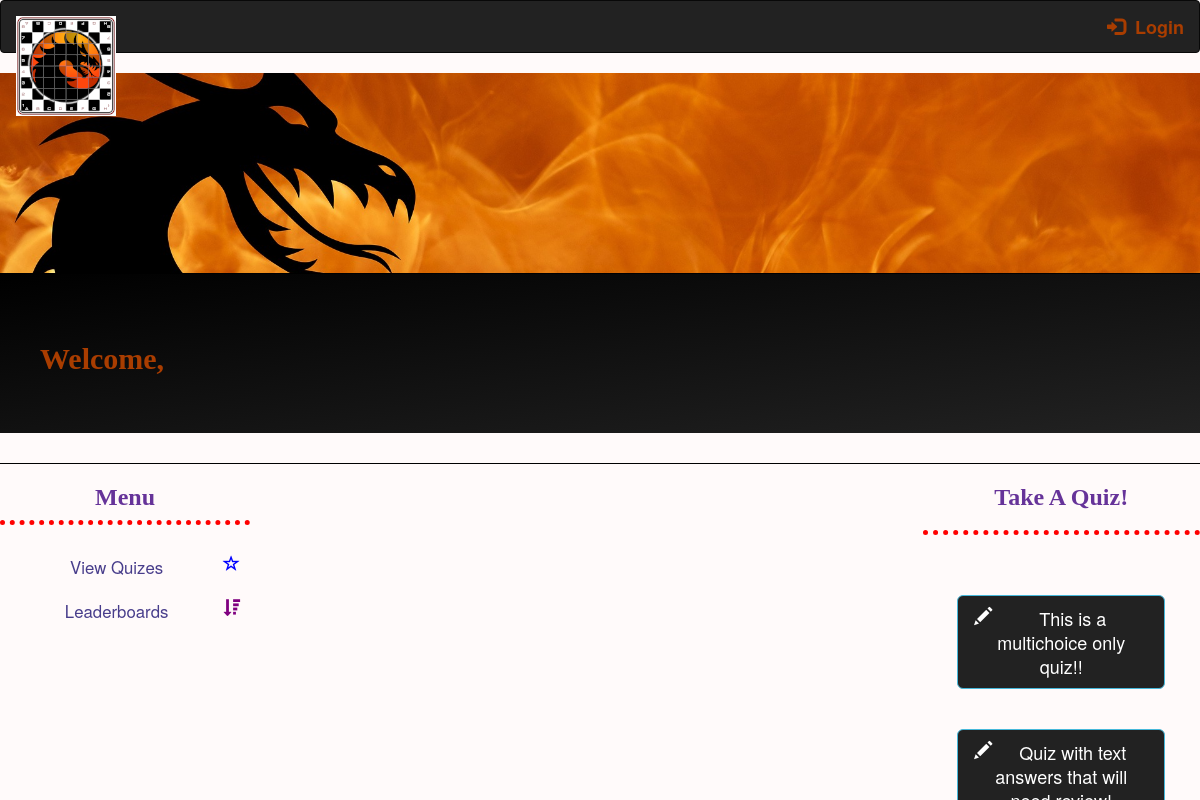
/index, run on the app's committed database.
### app/models.py (models this page shows)
class Qset(db.Model):
    id = db.Column(db.Integer, primary_key=True)
    title = db.Column(db.String(128))
    is_active = db.Column(db.Boolean)

### app/routes.py (the view)
@app.route('/')
@app.route('/index')
def index():
    quizes = Qset.query.filter_by(is_active=True).all()
    return render_template('index.html', title='Home', quizes=quizes)

### app/templates/index.html
{% extends "base.html" %}
{% block content %}
    <div class="jumbotron" id='myTitle'>
        <h2>Welcome, {{ current_user.username }}</h2>
    </div>
    <div id='moreFlames'></div>
    <div class="row">
        <div class="col-sm-3">
            {% include 'side_menu.html' %}
        </div>
        <div class="col-sm-6">
        </div>
        <div class="col-sm-3">
            <nav id='quizBar'>
                <h3 style="text-align: center;">Take A Quiz!</h3>
                <hr style="border-top: dotted 5px; color: red;">
                <br><br>
                {% for quiz in quizes %}
                    {% if quiz.is_active %}
                        <a href="{{ url_for('take_quiz')}}?quiz={{ quiz.id }}" class="center-block btn btn-info btn-lg"
                            style="width: 75%; text-align: center; background-color: #222; white-space: normal;">
                            <span class="glyphicon glyphicon-pencil pull-left"></span> &nbsp;{{ quiz.title }}
                        </a>
                        <br><br>
                    {% endif %}
                {% endfor %}
            </nav>
        </div>
    </div>
{% endblock %}

### app/static/css/main_style.css (style rules this page uses)
body { background-color: snow; }
h2 { font-family: Georgia, 'Times New Roman', Times, serif; font-weight: bolder; color: #a93d00 }
h3 { font-family: Georgia, 'Times New Roman', Times, serif; font-weight: bolder; color: rebeccapurple; }
#moreFlames { width: 100%; height: 1px; background-color: black; animation: animate_banner 10s infinite; }
#myTitle { text-align: left; background-image: linear-gradient(to bottom right, black, #222); background-color: #222; text-indent: 40px; }
#quizBar { position: fixed; height: 100vh; }
.jumbotron { background-color: black; }
.col-sm-6 { border-radius: 10px; }

### data on the page
Qset: title "This is a multichoice only quiz!!"
Qset: title "Quiz with text answers that will…"
